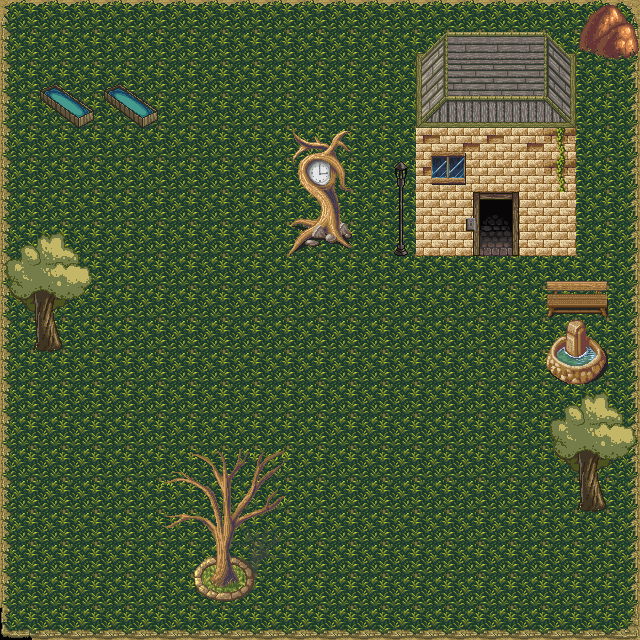

The image is a tile-based game level rendered from a .tmx file. Its description and complete source (layers, tilesets, objects, tile grids) follow:
An orthogonal 20x20 tile map with 32x32 px tiles, 3 tile layers (Tile Layer 1, Tile Layer 2, Tile Layer 3), 2 tilesets.

<map version="1.0" tiledversion="1.0.3" orientation="orthogonal" renderorder="right-down" width="20" height="20" tilewidth="32" tileheight="32" nextobjectid="1">
 <tileset firstgid="1" source="Town1.tsx" />
 <tileset firstgid="257" source="Town2.tsx" />
 <layer name="Tile Layer 1" width="20" height="20">
  <data encoding="csv">
465,466,466,466,466,466,466,466,466,466,466,466,466,466,466,466,466,466,466,467,
481,482,488,488,488,482,482,482,482,482,482,482,482,482,482,482,482,482,482,483,
481,482,482,482,482,482,482,482,482,488,488,488,488,482,482,482,482,488,488,483,
481,482,482,482,488,488,488,488,488,488,488,488,488,488,488,488,488,488,488,483,
481,488,488,488,488,488,488,488,488,488,488,488,488,488,488,488,488,488,488,483,
481,488,488,488,488,488,488,488,488,488,488,488,488,488,488,488,488,488,488,483,
481,488,488,488,488,482,482,482,482,488,488,488,488,488,488,488,488,488,488,483,
481,488,488,488,482,482,488,488,488,482,482,482,482,488,488,488,488,488,488,483,
481,488,488,488,482,488,482,482,482,482,482,482,482,482,482,482,488,488,488,483,
481,488,488,488,482,482,482,488,482,482,488,488,488,488,488,482,488,488,488,483,
481,488,488,488,482,482,488,482,482,488,488,488,488,488,488,482,488,488,488,483,
481,488,488,488,482,482,488,482,482,482,482,482,482,482,482,482,488,488,488,483,
481,488,488,488,488,482,482,482,482,482,488,488,488,482,482,488,488,488,488,483,
481,488,488,488,488,488,482,488,482,482,482,482,482,482,488,488,488,488,488,483,
481,488,488,488,488,488,482,482,482,482,488,488,488,488,488,488,488,488,488,483,
481,488,488,488,488,488,488,488,488,488,488,488,488,488,488,488,488,488,488,483,
481,488,488,488,488,488,488,488,488,488,488,488,488,488,488,488,488,488,488,483,
481,488,488,488,488,488,488,488,488,488,488,488,488,488,488,488,488,488,488,483,
481,488,488,488,488,488,488,488,488,482,482,482,482,482,482,482,488,488,488,483,
503,498,498,498,498,498,498,498,498,498,498,498,498,498,498,498,498,498,498,499
</data>
 </layer>
 <layer name="Tile Layer 2" width="20" height="20">
  <data encoding="csv">
0,0,0,0,0,0,0,0,0,0,0,0,0,0,0,0,0,0,388,389,
0,0,0,0,0,0,0,0,0,0,0,0,0,14,15,15,15,16,404,405,
0,419,420,419,420,0,0,0,0,0,0,0,0,30,31,31,31,32,0,0,
0,435,436,435,436,0,0,0,0,0,0,0,0,46,47,47,47,48,0,0,
0,0,0,0,0,0,0,0,0,101,102,0,0,59,60,59,60,61,0,0,
0,0,0,0,0,0,0,0,0,117,118,0,0,59,79,79,79,61,0,0,
0,0,0,0,0,0,0,0,0,133,134,0,0,79,79,104,79,79,0,0,
334,335,336,0,0,0,0,0,0,149,150,0,0,79,79,120,79,79,0,0,
350,351,352,0,0,0,0,0,0,0,0,0,0,0,0,0,0,166,167,0,
366,367,368,0,0,0,0,0,0,0,0,0,0,0,0,0,0,182,183,0,
382,383,384,0,0,0,0,0,0,0,0,0,0,0,0,0,0,0,0,0,
0,0,0,0,0,0,0,0,0,0,0,0,0,0,0,0,0,0,0,0,
0,0,0,0,0,0,0,0,0,0,0,0,0,0,0,0,0,334,335,336,
0,0,0,0,0,0,0,0,0,0,0,0,0,0,0,0,0,350,351,352,
0,0,0,0,0,0,0,0,0,0,0,0,0,0,0,0,0,366,367,368,
0,0,0,0,0,0,0,0,0,0,0,0,0,0,0,0,0,382,383,384,
0,0,0,0,0,0,0,0,0,0,0,0,0,0,0,0,0,0,0,0,
0,0,0,0,0,0,0,0,0,0,0,0,0,0,0,0,0,0,0,0,
0,0,0,0,0,0,0,0,0,0,0,0,0,0,0,0,0,0,0,0,
0,0,0,0,0,0,0,0,0,0,0,0,0,0,0,0,0,0,0,0
</data>
 </layer>
 <layer name="Tile Layer 3" width="20" height="20">
  <data encoding="csv">
0,0,0,0,0,0,0,0,0,0,0,0,0,0,0,0,0,0,0,0,
0,0,0,0,0,0,0,0,0,0,0,0,0,0,0,0,0,0,0,0,
0,0,0,0,0,0,0,0,0,0,0,0,0,0,0,0,0,0,0,0,
0,0,0,0,0,0,0,0,0,0,0,0,0,0,0,0,0,0,0,0,
0,0,0,0,0,0,0,0,0,0,0,0,0,109,110,0,0,0,0,0,
0,0,0,0,0,0,0,0,0,0,0,0,213,125,126,0,0,0,0,0,
0,0,0,0,0,0,0,0,0,0,0,0,229,0,103,104,105,0,0,0,
0,0,0,0,0,0,0,0,0,0,0,0,245,0,119,120,121,0,0,0,
0,0,0,0,0,0,0,0,0,0,0,0,0,0,0,0,0,0,0,0,
0,0,0,0,0,0,0,0,0,0,0,0,0,0,0,0,0,0,0,0,
0,0,0,0,0,0,0,0,0,0,0,0,0,0,0,0,0,225,226,0,
0,0,0,0,0,0,0,0,0,0,0,0,0,0,0,0,0,241,242,0,
0,0,0,0,0,0,0,0,0,0,0,0,0,0,0,0,0,0,0,0,
0,0,0,0,0,0,0,0,0,0,0,0,0,0,0,0,0,0,0,0,
0,0,0,0,0,189,190,191,192,0,0,0,0,0,0,0,0,0,0,0,
0,0,0,0,0,205,206,207,208,0,0,0,0,0,0,0,0,0,0,0,
0,0,0,0,0,221,222,223,224,0,0,0,0,0,0,0,0,0,0,0,
0,0,0,0,0,0,238,239,240,0,0,0,0,0,0,0,0,0,0,0,
0,0,0,0,0,0,254,255,0,0,0,0,0,0,0,0,0,0,0,0,
0,0,0,0,0,0,0,0,0,0,0,0,0,0,0,0,0,0,0,0
</data>
 </layer>
</map>
